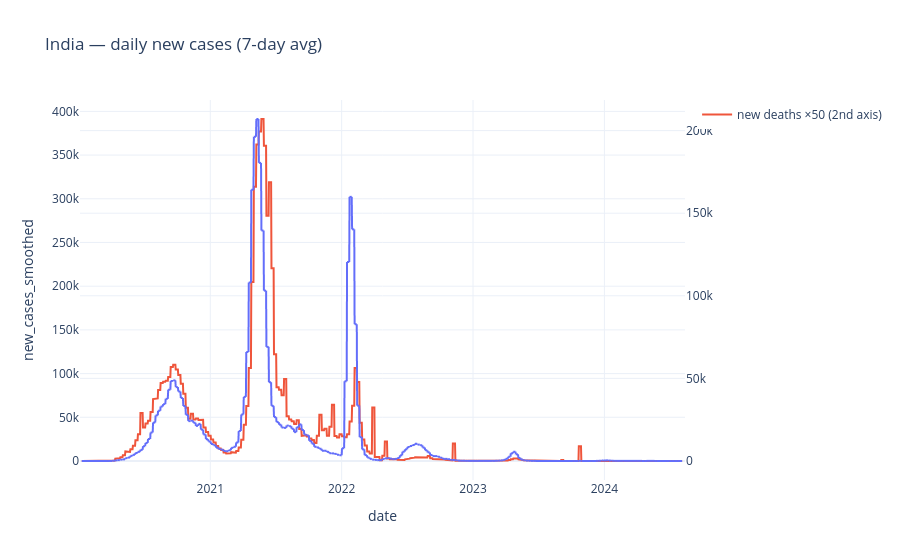

The cell this chart's notebook holds for it:
### Markdown cell above
## 5. India deep-dive (waves & vaccination interplay)

### Code cell
india = pd.read_sql_query("""
    SELECT date, new_cases_smoothed, new_deaths_smoothed,
           people_fully_vaccinated_per_hundred
    FROM daily_stats WHERE country_code = 'IND'
    ORDER BY date
""", conn)
for c in ("date",):
    india[c] = pd.to_datetime(india[c])

fig = px.line(india, x="date", y="new_cases_smoothed",
              title="India — daily new cases (7-day avg)")
fig.add_scatter(x=india["date"], y=india["new_deaths_smoothed"] * 50,
                mode="lines", name="new deaths ×50 (2nd axis)",
                yaxis="y2")
fig.update_layout(yaxis2={"overlaying": "y", "side": "right"})
fig

### Figure 1 — Plotly figure (JSON) as saved in the notebook; plotly's stock layout.template omitted (floating-point values rounded to 4 significant figures; data arrays with more than 128 entries replaced by an {"elided": "..."} marker saying what was removed)
{"data": [{"hovertemplate": "date=%{x}<br>new_cases_smoothed=%{y}<extra></extra>", "legendgroup": "", "line": {"color": "#636efa", "dash": "solid"}, "marker": {"symbol": "circle"}, "mode": "lines", "name": "", "showlegend": false, "type": "scattergl", "x": {"elided": "1682 str values"}, "xaxis": "x", "y": {"elided": "1682 float values"}, "yaxis": "y"}, {"mode": "lines", "name": "new deaths ×50 (2nd axis)", "type": "scatter", "x": {"elided": "1682 str values"}, "y": {"elided": "1682 float values"}, "yaxis": "y2"}], "layout": {"legend": {"tracegroupgap": 0}, "title": {"text": "India — daily new cases (7-day avg)"}, "xaxis": {"anchor": "y", "domain": [0.0, 1.0], "title": {"text": "date"}}, "yaxis": {"anchor": "x", "domain": [0.0, 1.0], "title": {"text": "new_cases_smoothed"}}, "yaxis2": {"overlaying": "y", "side": "right"}}}
